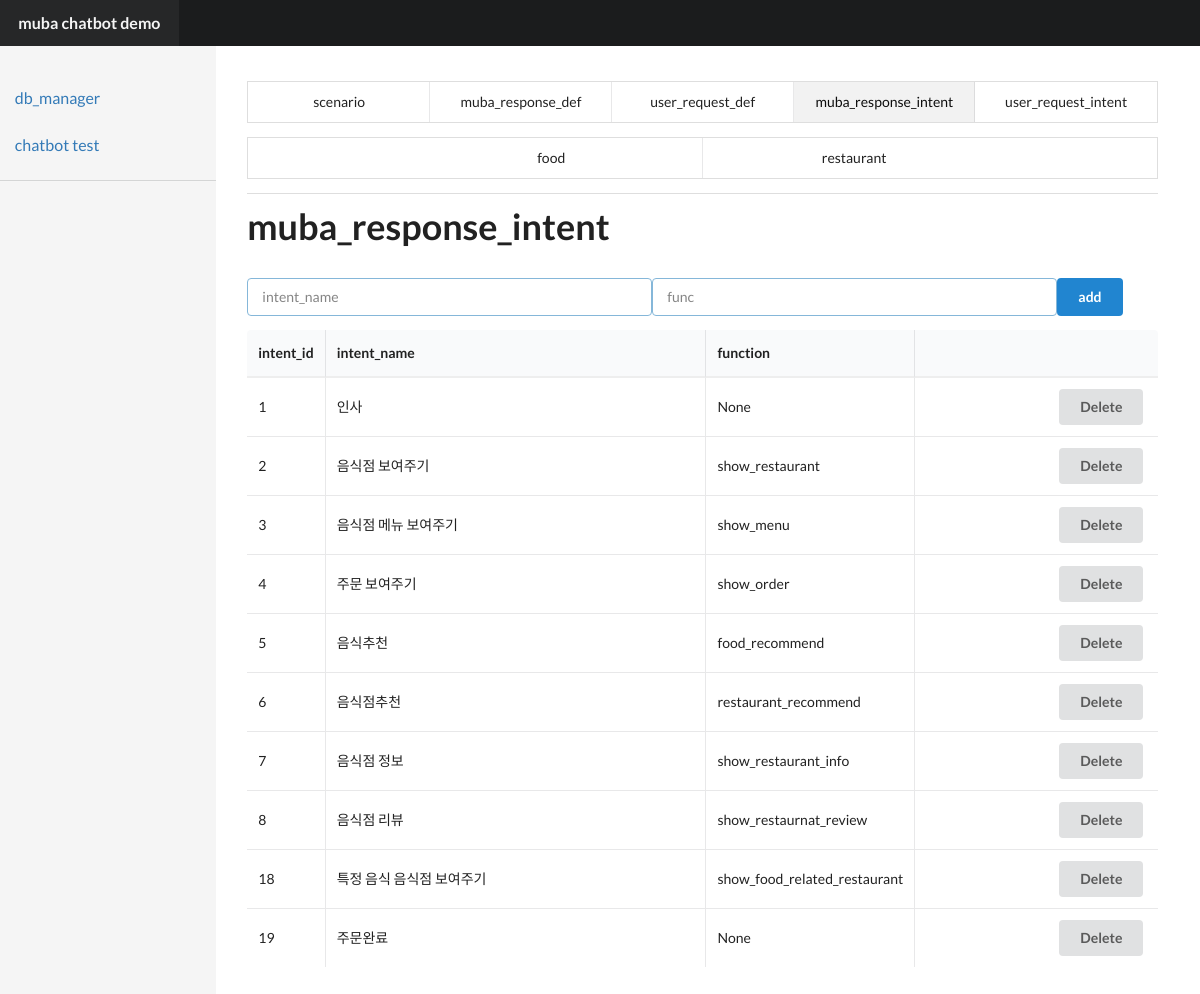
Page /chatbot/db_manage?table=muba_response_intent on the committed database.
### tables this page shows
CREATE TABLE "muba_response_intent" (
	`muba_response_intent_id`	INTEGER PRIMARY KEY AUTOINCREMENT,
	`intent_name`	TEXT,
	`func`	TEXT
);

### app.py (the view, shortened to what this page needs)
@app.route('/chatbot/db_manage')
def db_manage():
    tables = ['scenario', 'muba_response_def', 'user_request_def', 'muba_response_intent','user_request_intent']
    tables+=['food','restaurant']
    cur_table = request.args.get('table', default='scenario', type=str)
    intent_list=[]
    if cur_table=='muba_response_intent':
        response_intents=query_db('select * from muba_response_intent')
        table_info=response_intents
        response = render_template('manage.html', table_info=table_info, tables=tables, cur_table=cur_table)
        return response
    elif cur_table=='user_request_intent':
        response_intents=query_db('select * from user_request_intent')
        table_info=response_intents
        response = render_template('manage.html', table_info=table_info, tables=tables, cur_table=cur_table)
        return response
    elif cur_table=='food':
        food_info=query_db('select * from food')
        table_info = food_info
        response = render_template('manage.html', table_info=table_info, tables=tables, cur_table=cur_table)
        return response
    elif cur_table=='restaurant':
        page = request.args.get('page', default=1, type=int)
        rest_info=query_db('select * from restaurant LIMIT ? OFFSET ?;',[50,50*(page-1)])
        table_info = rest_info
        response = render_template('manage.html', table_info=table_info, tables=tables, cur_table=cur_table,page=page)
        return response

### app.py (called while the page is built)
def get_db():
    top = _app_ctx_stack.top
    if not hasattr(top, 'sqlite_db'):
        top.sqlite_db = sqlite3.connect(DATABASE)
    return top.sqlite_db

@app.teardown_appcontext
def close_connection(exception):
    top = _app_ctx_stack.top
    if hasattr(top, 'sqlite_db'):
        top.sqlite_db.close()

def query_db(query, args=(), one=False):
    cur = get_db().execute(query, args)
    rv = cur.fetchall()
    cur.close()
    return (rv[0] if rv else None) if one else rv

### templates/manage.html (shortened to what this page needs)
<!DOCTYPE html>
<html>
{% extends 'layout.html' %}
{% block title %}
    <div class="ui five item menu">
        {% for table in tables[:5] %}
            {% if table==cur_table %}<a class="active item">{{ table }}</a>
            {% else %}  <a class="item" href="?table={{ table }}">{{ table }}{% endif %}</a>
        {% endfor %}
    </div>
    <div class="ui three item menu">
    {% for table in tables[5:] %}
            {% if table==cur_table %}<a class="active item">{{ table }}</a>
            {% else %}  <a class="item" href="?table={{ table }}">{{ table }}{% endif %}</a>
        {% endfor %}
    </div>
{% endblock %}
{% block content %}
    <div class="row">
        <h1 class="ui huge header">{{ cur_table }}</h1>
    </div>
    <div class="row">
        <table class="ui celled table">
            {% if cur_table=='muba_response_def' %}
                <form class="form-inline" action="/chatbot/db_manage/item_add" method="post">
                <input type="hidden" name="cur_table" value="{{ cur_table }}">
                <select name="intent_id" class="form-control ui search dropdown">
                    {% for rd in intent_list %}
                        <option value={{ rd[0] }}>{{ rd[1] }}</option>
                    {% endfor %}
                </select>
                <div class="ui input focus">
                    <input type="text" size=50 placeholder="sentence" name="sentence" value="">
                </div>
                <button type="submit" class="ui primary button">
                    add
                </button>
                </form>
                <thead>
                <tr>
                    <th class="collapsing">intent_id</th>
                    <th class="collapsing">sentence_intent</th>
                    <th>sentence</th>
                </tr>
                </thead>
                <tbody>
                {% for rd in table_info %}
                    <tr>
                        <td data-label="muba_response_intent_id">{{ rd[1] }}</td>
                        <td data-label="intent_name">{{ rd[3] }}({{ rd[4] }})</td>
                        <td data-label="sentence">{{ rd[2] }}<button onclick='location="/chatbot/db_manage/item_delete?table={{ cur_table }}&id={{ rd[0] }}"' style="float:right" class="ui button">Delete</button></td>
                    </tr>
                {% endfor %}
                </tbody>
                {% elif cur_table=='muba_response_intent' %}
                <form class="form-inline" action="/chatbot/db_manage/item_add" method="post">
                <div class="ui input focus">
                    <input type="text" size=50 placeholder="intent_name" name="intent_name" value="">
                    <input type="text" size=50 placeholder="func" name="func" value="">
                </div>
                <button type="submit" class="ui primary button">
                    add
                </button>
                </form>
                <thead>
                <tr>
                    <th class="collapsing">intent_id</th>
                    <th>intent_name</th>
                    <th class="collapsing">function</th>
                    <th></th>
                </tr>
                </thead>
                <tbody>
                {% for rd in table_info %}
                    <tr>
                        <td data-label="muba_response_intent_id">{{ rd[0] }}</td>
                        <td data-label="intent_name">{{ rd[1] }}</td>
                        <td data-label="function">{{ rd[2] }}</td>
                        <td><button onclick='location="/chatbot/db_manage/item_delete?table={{ cur_table }}&id={{ rd[0] }}"' style="float:right" class="ui button">Delete</button></td>
                    </tr>
                {% endfor %}
                </tbody>
            {% endif %}
        </table>
    </div>
{% endblock %}

### static/stylesheets/default.css (style rules this page uses)
body { -webkit-font-smoothing: antialiased; -moz-osx-font-smoothing: grayscale; text-rendering: optimizeLegibility; }
.ui.menu { border-radius: 0; box-shadow: none; margin-bottom: 0; -moz-font-feature-settings: "smcp" 0, "onum" 0; -ms-font-feature-settings: "smcp" 0, "onum" 0; -o-font-feature-settings: "smcp" 0, "onum" 0; -webkit-font-feature-settings: "smcp" 0, "onum" 0; font-feature-settings: "smcp" 0, "onum" 0; }

### templates/layout.html (style rules this page uses)
body { display: relative; }
#content h1 { font-size: 36px; }
#content table.ui.table { border: none; }
#content table.ui.table thead th { border-bottom: 2px solid #eee !important; }

### rows in the picture
muba_response_intent: muba_response_intent_id "1", intent_name "인사", rd "None"
muba_response_intent: muba_response_intent_id "2", intent_name "음식점 보여주기", func "show_restaurant"
muba_response_intent: muba_response_intent_id "3", intent_name "음식점 메뉴 보여주기", func "show_menu"
muba_response_intent: muba_response_intent_id "4", intent_name "주문 보여주기", func "show_order"
muba_response_intent: muba_response_intent_id "5", intent_name "음식추천", func "food_recommend"
muba_response_intent: muba_response_intent_id "6", intent_name "음식점추천", func "restaurant_recommend"
muba_response_intent: muba_response_intent_id "7", intent_name "음식점 정보", func "show_restaurant_info"
muba_response_intent: muba_response_intent_id "8", intent_name "음식점 리뷰", func "show_restaurnat_review"
muba_response_intent: muba_response_intent_id "18", intent_name "특정 음식 음식점 보여주기", func "show_food_related_restaurant"
muba_response_intent: muba_response_intent_id "19", intent_name "주문완료", rd "None"

### other values in the picture
{{ text }} "db_manager chatbot test"
{{ table }} "scenario" "muba_response_def" "user_request_def" "user_request_intent"
{{ table }} "muba_response_intent"
{{ table }} "food" "restaurant"
{{ cur_table }} "muba_response_intent"
